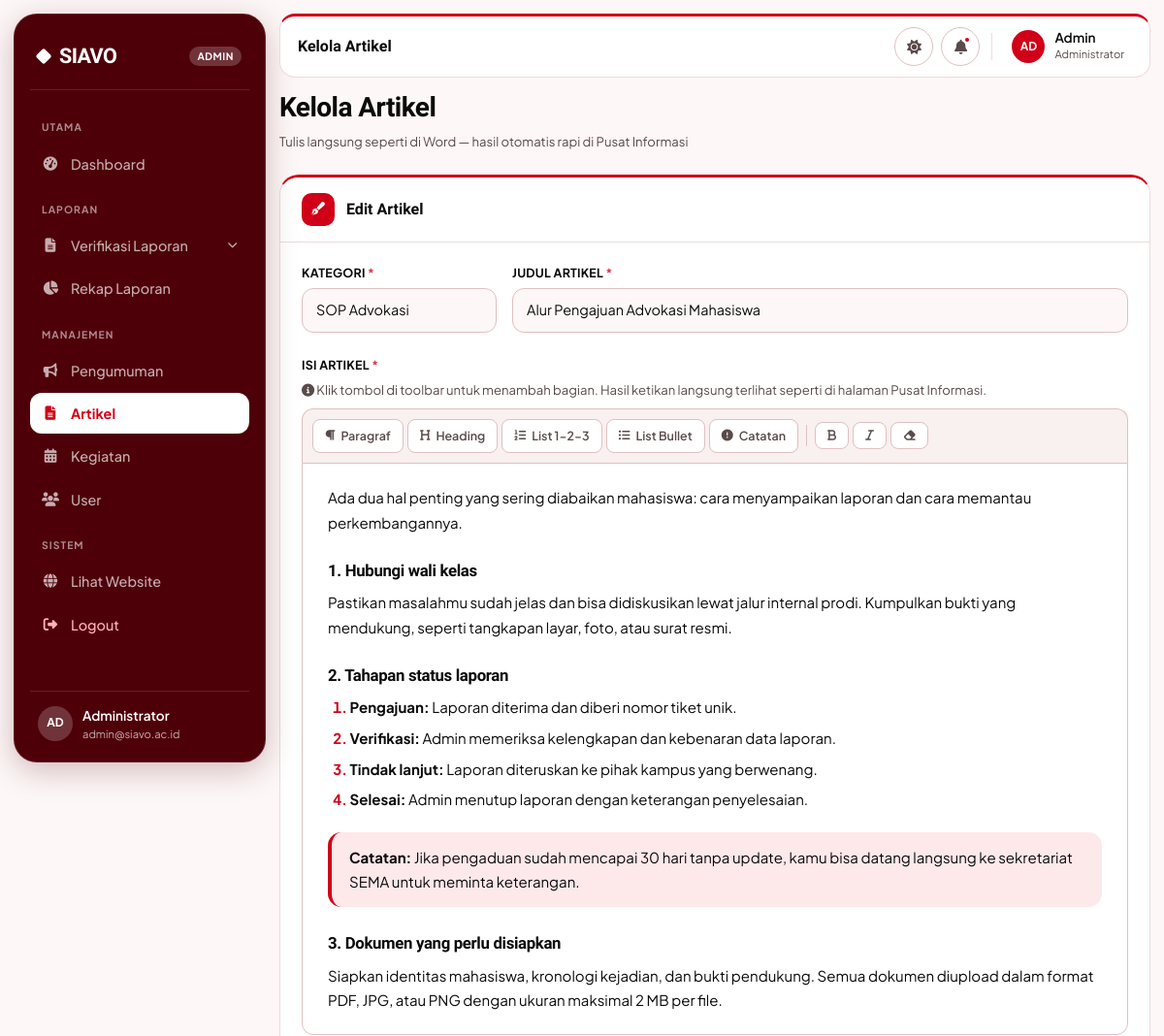
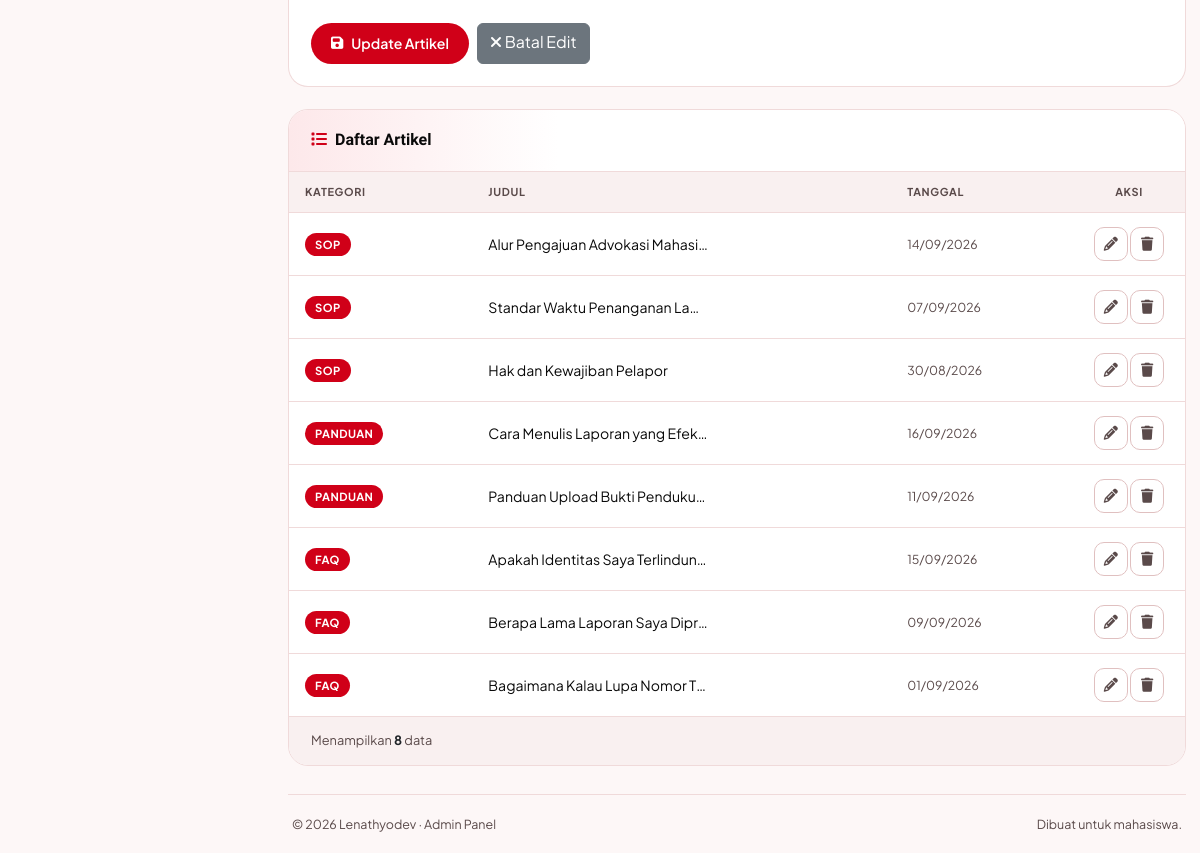
The app's page /admin/kelola-artikel.php?edit=1 (signed in) with its own data (2 pictures, top to bottom).
### tables this page shows
CREATE TABLE `artikel` (
  `id` int(11) NOT NULL,
  `judul` varchar(200) NOT NULL,
  `konten` text NOT NULL,
  `kategori_info` enum('sop','panduan','beasiswa','faq') NOT NULL,
  `created_at` timestamp NOT NULL DEFAULT current_timestamp()
);

### admin/kelola-artikel.php (the view, shortened to what this page needs)
<?php
require_once '../includes/auth_check.php';
$edit_data = null;
if (isset($_GET['edit'])) {
    $edit_id = intval($_GET['edit']);
    $stmt = $conn->prepare("SELECT * FROM artikel WHERE id = ?");
    $stmt->bind_param("i", $edit_id);
    $stmt->execute();
    $edit_data = $stmt->get_result()->fetch_assoc();
}
$artikel = [];
$sql = "SELECT * FROM artikel ORDER BY kategori_info, created_at DESC";
$result = $conn->query($sql);
if ($result) {
    while ($row = $result->fetch_assoc()) {
        $artikel[] = $row;
    }
}
include '../admin/includes/sidebar.php';
?>
<div class="container-fluid">
    <div class="d-flex flex-column flex-md-row align-items-md-center justify-content-between mb-4">
        <div>
            <h1 class="h3 fw-bold text-dark" style="color: var(--siavo-red-heading) !important;">Kelola Artikel</h1>
            <p class="text-muted small mb-0">Tulis langsung seperti di Word — hasil otomatis rapi di Pusat Informasi</p>
        </div>
    </div>
    <div class="card-modern" style="margin-bottom:22px">
        <div class="card-modern-header">
            <i class="fas fa-pen-fancy"></i>
            <h5><?php echo $edit_data ? 'Edit Artikel' : 'Tulis Artikel Baru'; ?></h5>
        </div>
        <div class="card-modern-body">
            <form method="POST" class="form-modern" id="artikelForm">
                <div class="row g-3 mb-4">
                    <div class="col-md-3">
                        <label>Kategori <span class="text-danger">*</span></label>
                        <select name="kategori_info" class="form-select" required>
                            <option value="sop"
                                <?php echo ($edit_data['kategori_info'] ?? '') === 'sop' ? 'selected' : ''; ?>>SOP
                                Advokasi</option>
                        </select>
                    </div>
                    <div class="col-md-9">
                        <label>Judul Artikel <span class="text-danger">*</span></label>
                        <input type="text" name="judul" class="form-control"
                            value="<?php echo htmlspecialchars($edit_data['judul'] ?? ''); ?>"
                            placeholder="Contoh: Alur Pengajuan Advokasi Mahasiswa" required>
                    </div>
                </div>
                <label>Isi Artikel <span class="text-danger">*</span></label>
                <p class="text-muted small mb-2">
                    <i class="fas fa-info-circle"></i>
                    Klik tombol di toolbar untuk menambah bagian. Hasil ketikan langsung terlihat seperti di halaman
                    Pusat Informasi.
                </p>
                <div class="editor-toolbar">
                    <button type="button" data-block="p" title="Paragraf biasa"><i class="fas fa-paragraph"></i>
                        Paragraf</button>
                    <button type="button" data-block="h4" title="Sub-judul bagian"><i class="fas fa-heading"></i>
                        Heading</button>
                    <button type="button" data-block="ol" title="List bernomor"><i class="fas fa-list-ol"></i> List
                        1-2-3</button>
                    <button type="button" data-block="ul" title="List bullet"><i class="fas fa-list-ul"></i> List
                        Bullet</button>
                    <button type="button" data-block="note" title="Kotak catatan merah"><i
                            class="fas fa-circle-exclamation"></i> Catatan</button>
                    <button type="button" data-cmd="bold" title="Bold"><i class="fas fa-bold"></i></button>
                    <button type="button" data-cmd="italic" title="Italic"><i class="fas fa-italic"></i></button>
                    <button type="button" data-cmd="removeFormat" title="Hapus format"><i
                            class="fas fa-eraser"></i></button>
                </div>
                <div id="editorArea" class="editor-area prose" contenteditable="true"
                    data-placeholder="Mulai tulis artikel di sini..."><?php echo $edit_data['konten'] ?? ''; ?></div>
                <div class="d-flex gap-2 mt-4">
                    <button type="submit" class="btn btn-modern-primary">
                        <i class="fas fa-save"></i> <?php echo $edit_data ? 'Update Artikel' : 'Simpan Artikel'; ?>
                    </button>
                    <?php if ($edit_data): ?>
                    <a href="kelola-artikel.php" class="btn btn-secondary">
                        <i class="fas fa-times"></i> Batal Edit
                    </a>
                    <?php endif; ?>
                </div>
            </form>
        </div>
    </div>
    <div class="table-modern-wrapper">
        <div class="table-header">
            <div class="title"><i class="fas fa-list"></i>Daftar Artikel</div>
        </div>
        <?php if (empty($artikel)): ?>
        <div class="empty-state-modern">
            <i class="fas fa-file-lines"></i>
            <p>Belum ada artikel</p>
        </div>
        <?php else: ?>
        <div class="table-scroll">
            <table>
                <thead>
                    <tr>
                        <th>Kategori</th>
                        <th>Judul</th>
                        <th>Tanggal</th>
                        <th class="text-center" style="width:120px">Aksi</th>
                    </tr>
                </thead>
                <tbody>
                    <?php foreach ($artikel as $a): ?>
                    <tr>
                        <td><span class="badge-category-modern"><?php echo strtoupper($a['kategori_info']); ?></span>
                        </td>
                        <td><span class="cell-title"><?php echo htmlspecialchars($a['judul']); ?></span></td>
                        <td class="text-muted small"><?php echo date('d/m/Y', strtotime($a['created_at'])); ?></td>
                        <td class="text-center">
                            <a href="?edit=<?php echo $a['id']; ?>" class="btn-icon-modern edit" title="Edit">
                                <i class="fas fa-pencil"></i>
                            </a>
                            <form method="POST" style="display:inline"
                                onsubmit="return confirm('Yakin ingin menghapus artikel ini?')">
                                <button type="submit" class="btn-icon-modern delete" title="Hapus">
                                    <i class="fas fa-trash"></i>
                                </button>
                            </form>
                        </td>
                    </tr>
                    <?php endforeach; ?>
                </tbody>
            </table>
        </div>
        <div class="table-footer">
            <span>Menampilkan <span class="fw-bold text-dark"><?php echo count($artikel); ?></span> data</span>
        </div>
        <?php endif; ?>
    </div>
</div>
<?php include '../admin/includes/sidebar-footer.php'; ?>

### records on screen
artikel: kategori_info "SOP Advokasi", judul "Alur Pengajuan Advokasi Mahasiswa", konten "Ada dua hal penting yang sering diabaikan mahasiswa: cara menyampaikan laporan dan cara memantau perkembangannya. 1. Hubungi wali kelas Pastikan masalahmu sudah jelas dan bisa didiskusikan lewat jalur internal prodi. Kumpulkan bukti yang mendukung, seperti tangkapan layar, foto, atau surat resmi. 2. Tahapan status laporan Pengajuan: Laporan diterima dan diberi nomor tiket unik. Verifikasi: Admin memeriksa kelengkapan dan kebenaran data laporan. Tindak lanjut: Laporan diteruskan ke pihak kampus yang berwenang. Selesai: Admin menutup laporan dengan keterangan penyelesaian. Catatan: Jika pengaduan sudah mencapai 30 hari tanpa update, kamu bisa datang langsung ke sekretariat SEMA untuk meminta…", kategori_info "SOP", judul "Alur Pengajuan Advokasi Mahasi…", created_at "14/09/2026"
artikel: kategori_info "SOP", judul "Standar Waktu Penanganan La…", created_at "07/09/2026"
artikel: kategori_info "SOP", judul "Hak dan Kewajiban Pelapor", created_at "30/08/2026"
artikel: kategori_info "PANDUAN", judul "Cara Menulis Laporan yang Efek…", created_at "16/09/2026"
artikel: kategori_info "PANDUAN", judul "Panduan Upload Bukti Penduku…", created_at "11/09/2026"
artikel: kategori_info "FAQ", judul "Apakah Identitas Saya Terlindun…", created_at "15/09/2026"
artikel: kategori_info "FAQ", judul "Berapa Lama Laporan Saya Dipr…", created_at "09/09/2026"
artikel: kategori_info "FAQ", judul "Bagaimana Kalau Lupa Nomor T…", created_at "01/09/2026"

### other values on screen
$page_title "Kelola Artikel"
count($artikel) "8"
